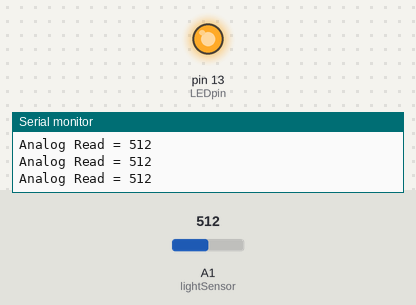
This sketch was run on a simulated Arduino Uno, built with avr-gcc and run on an emulated ATmega328P. Shown: output pins drawn as LEDs (lit = HIGH), the last lines printed to the serial monitor. The inputs (shaded band) are chosen by the test bench; at power-on: A1 (lightSensor) = 512.

Above: at 1.2 s.
1.3 s: A1 (lightSensor) set to 309
4.3 s: A1 (lightSensor) set to 283
At 4.9 s:
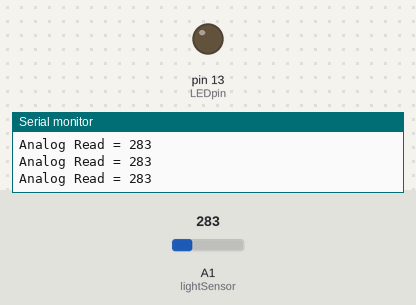
5.8 s: A1 (lightSensor) set to 306
At 6.6 s:
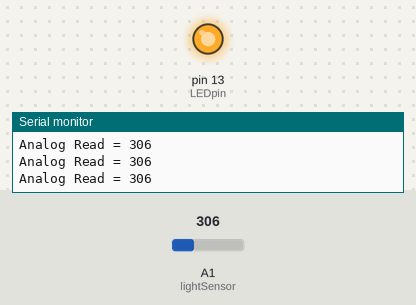
8.8 s: A1 (lightSensor) set to 290
At 10.2 s:
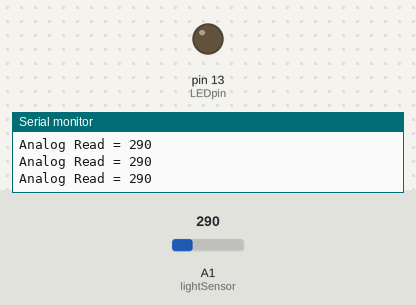
Timing chart, 0 to 11.8 s (numbered marks = the images above; inputs shaded):
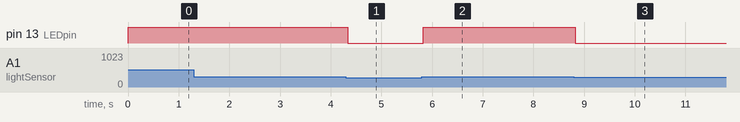

Measured:
- the behaviour switches between 301 and 300 on A1 (lightSensor) (found by bisection; images 0 and 1)
- after the input at 4.3 s, pin 13 (LEDpin): HIGH → LOW at once
- after the input at 5.8 s, pin 13 (LEDpin): LOW → HIGH at once
- after the input at 8.8 s, pin 13 (LEDpin): HIGH → LOW at once

The sketch:

test_02_lightSensor.ino
```cpp
/*
 * Test 2 : Light sensor
 * Description : The following code prints the photocell input
 */

int lightSensor = 1;
int lightReading;
int LEDpin = 13;

void setup() {
  Serial.begin(9600);
  pinMode(LEDpin, OUTPUT);
}

void loop() {
  //Read photocell
  lightReading = analogRead(lightSensor);

  //Print photocell read
  Serial.print("Analog Read = ");
  Serial.println(lightReading);

  //LED must turn on when light is stronger
  if (lightReading > 300) {
    digitalWrite(LEDpin, HIGH);
  } else {
    digitalWrite(LEDpin,LOW);
  }
}
```
